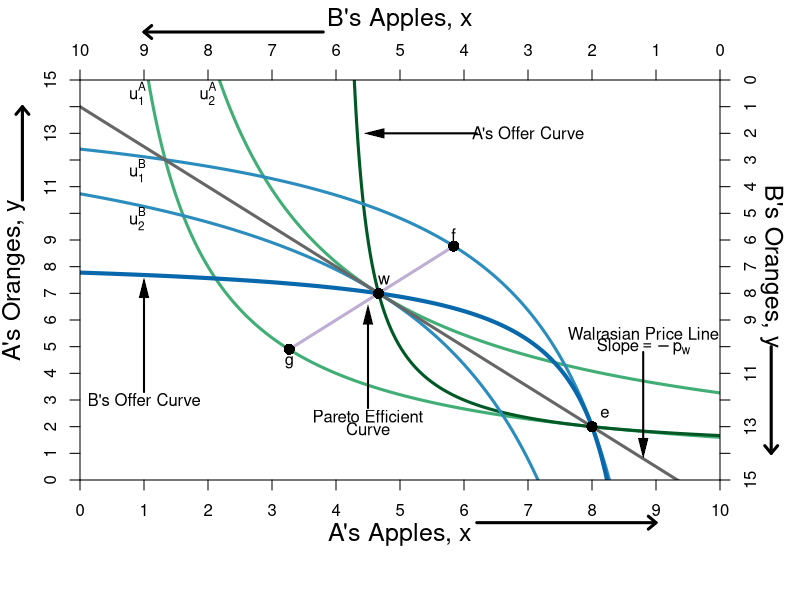

Write the R code that produced this figure.
#Graph Designer: Simon Halliday & Madeleine Wettach '20
#Authors: Bowles, Foley and Halliday
#Title: Microeconomics: Competition, Conflict and Coordination

#require(ggplot2)
require(shape)
pdf(file = "property/step_by_step_graphs_5/property_walras1_step5.pdf", width = 9, height = 7)

#Set parameters for graphics
axislabelsize <- 1.5
graphlinewidth <- 3

COL <- c("#7fc97f", "#beaed4", "#fdc086", "#ffff99", "#386cb0", "#f0027f", "#bf5b17", "#666666")
COLA <- c("#99d8c9","#66c2a4","#41ae76", "#238b45", "#005824")
COLB <- c("#4eb3d3", "#2b8cbe", "#0868ac","#084081")


indiffcurveA1 <- function(x, U = 4, A = 1, a = 0.5) {
  ((((U-2)/A)*(1/x)^a)^(1/(1-a)))
}

indiffcurveA2 <- function(x, U = 4, A = 1, a = 0.5) {
  (((U/A)*(1/x)^a)^(1/(1-a)))
}

indiffcurveA3 <- function(x, U = 5.715476, A = 1, a = 0.5) {
  (((U/A)*(1/x)^a)^(1/(1-a)))
}

indiffcurveA4 <- function(x, U = 6.984164, A = 1, a = 0.5) {
  ((((U)/A)*(1/x)^a)^(1/(1-a)))
}

paretoEC <- function(x) {
  (3/2)*x
}

OfferCurveA <- function(x) {
  x/(x  - 4)
}

mrsplot <- function(x) {
  (13/2)*(x/(9-x)^2)
}

OfferCurveB <- function(x) {
  15 - (13/2)*(10 - x)/(9 - x)
}

WalrasPrice <- function(x) {
  14 - (3/2)*x
}

#Deriving the offer curves: let py = 1
#wA = 8px + 2py = 8px + 2; Demand: x = w/2px => x = 4 + 1/px => px = 1/(x - 4)
#Offer curve is y = px*x => (1/(x-4))*x = x/(x-4) defined for x neq 4
#wA = 2px + 13py = 2px + 13; Demand: x = w/2px => x = 1 + 13/2px => px = 13/2(x - 1)
#B's Offer curve is y = px*x => (13/2)(1/(x-1))*x = (13/2)(x/(x-1)
#Therefore in terms of yA and xA:
#15 - y = (13/2)*(10 - x)/(10 - x - 1)
#Therefore y = 15 - (13/2)*(10-x)/(9 - x) defined for x neq 9
#The tangency of the indifference curve and the offer curve gives mrsplot
#Where mrsplot equals that offer curve, we get x = (3/17)*(51 - sqrt(221)) = 6.376576; 
#So y = 6.022321; therefore u = (6.376576^0.5)*(6.022321^0.5)

indiffcurveBneg1 <- function(x, U = 5.09, A = 1, a = 0.5) {
  15 - (((U/A)*(1/(10 - x))^a)^(1/(1-a)))
}

indiffcurveBneg2 <- function(x, U = 6.531973, A = 1, a = 0.5) {
  15 - (((U/A)*(1/(10 - x))^a)^(1/(1-a)))
}

#Aisha happens to have found 8 apples and 2 oranges, 
#and Betty happens to have found 2 apples and 13 oranges. 
#Aisha's utility (8^0.5)*(2^0.5) = 4
#Betty's utility (2^0.5)*(13^0.5) = 5.09



par(mar =  c(6, 4, 4, 4))
xlims <- c(0, 10)
ylims <- c(0, 15)
xlims2 <- c(10, 0)
ylims2 <- c(15, 0)

plot(0, 0, xlim = xlims, ylim = ylims, type = "n",
     xlab = expression(paste("A's Apples, ", x)),
     ylab = expression(paste("A's Oranges, ", y)), 
     line = 2.5,
     xaxt = "n", 
     yaxt = "n", 
     cex.lab = axislabelsize, 
     bty = "n",
     xaxs="i", 
     yaxs="i")


npts <- 500 
npts2 <- 501

#Specify the sequences of points for graphing. 
xx1 <- seq(xlims[1], xlims[2], length.out = npts)
yy1 <- indiffcurveA2(xx1, U = 4, A = 1, a = 0.5)
yy2 <- indiffcurveA2(xx1)

#Polygon Attempt
#polygon(x = c(1.34, 6, 8, 10 - 6.73), y = c(12, 9, 2, 15 - 10.1), col="powderblue", density=NULL, border = NA)

#I need something like xx1 with npts for 
#xpoly1 <- seq(from = 1.34, to = 8, length.out = 500)
#ypoly1 <- indiffcurveA2(xpoly1, U = 4, A = 1, a = 0.5)
#ypoly2 <- indiffcurveBneg(xpoly1, U = 5.09, A = 1, a = 0.5)
#polygon(x = c(xpoly1, rev(xpoly1)), y = c(ypoly1, rev(ypoly2)), col=COL[3], density=NULL, border = NA)
xx2 <- seq(4, xlims[2], length.out = npts)
xx3 <- seq(xlims[1], 9, length.out = npts)

#Draw the lines for the graphs
#lines(xx1, indiffcurveA1(xx1), col = COLA[3], lwd = graphlinewidth)
lines(xx1, indiffcurveA2(xx1), col = COLA[3], lwd = graphlinewidth)
lines(xx1, indiffcurveA3(xx1), col = COLA[3], lwd = graphlinewidth)
#lines(xx1, indiffcurveA4(xx1), col = COLA[3], lwd = graphlinewidth)
#lines(xx1, paretoEC(xx1), col = COL[2], lwd = graphlinewidth)
lines(xx2, OfferCurveA(xx2), col = COLA[5], lwd = graphlinewidth)

#lines(xx1, mrsplot(xx1), col = COL[1], lwd = graphlinewidth)
lines(xx1, indiffcurveBneg1(xx1), col = COLB[2], lwd = graphlinewidth)
lines(xx1, indiffcurveBneg2(xx1), col = COLB[2], lwd = graphlinewidth)

lines(xx3, OfferCurveB(xx3), col = COLB[3], lwd = graphlinewidth+1)
lines(xx1, WalrasPrice(xx1), col = COL[8], lwd = graphlinewidth)

#Customize ticks and labels for the plot
ticksy <- seq(from = 0, to = 15, by = 1)
ylabels <- seq(from = 0, to = 15, by = 1)
ticksx <- seq(from = 0, to = 10, by = 1)
xlabels <- seq(from = 0, to = 10, by = 1)
axis(1, at = ticksx, pos = 0, labels = xlabels)
axis(2, at = ticksy, pos = 0, labels = ylabels, las = 0)

#Add arrows:
arrows(-0.9, 10.5, -0.9, 14, xpd = TRUE, length = 0.1, angle = 40, lwd = 3)
arrows(6.2, -1.6, 9, -1.6, xpd = TRUE, length = 0.1, angle = 40, lwd = 3)

#Annotation of the three graphs and the NE
#text(9.6, 0.9, expression(u[1]^A))
text(0.9, 14.5, expression(u[1]^A))
text(2, 14.5, expression(u[2]^A))
#text(9.6, 5.9, expression(u[4]^A))

#Perhaps useful point to label the unused intersection of the participation constraints
#points(1.34, 12, pch = 16, col = "black", cex = 1.5)



#Pareto efficiency curve
segments(3.27, 4.9, 5.84, 8.77, lty = 1, lwd = graphlinewidth, col = COL[2])
text(4.5, 2.4, expression("Pareto Efficient"))
text(4.5, 1.9, expression("Curve"))
Arrows(4.5, 2.7, 4.5, 6.2, col = "black", lty = 1, lwd = 2, arr.type = "triangle", arr.lwd = 0.5)

#Label B's offer curve
text(1, 3, expression("B's Offer Curve"))
Arrows(1, 3.3, 1, 7.2, col = "black", lty = 1, lwd = 2, arr.type = "triangle", arr.lwd = 0.5)

# Price Line
text(7, 13, expression(paste("A's Offer Curve")))
Arrows(6.2, 13, 4.6, 13, col = "black", lty = 1, lwd = 2, arr.type = "triangle", arr.lwd = 0.5)


#Walrasian Price Line
text(8.8, 5.5, expression(paste("Walrasian Price Line")))
text(8.8, 5, expression(paste("Slope", phantom()==-p[w])))
Arrows(8.8, 4.8, 8.8, 1.2, col = "black", lty = 1, lwd = 2, arr.type = "triangle", arr.lwd = 0.5)


#Add a point for the initial endowment
points(14/3, 7, pch = 16, col = "black", cex = 1.5)
text(4.75, 7.5, expression(w))

#Set up second axes and labels

par(new = TRUE)

#Use the same x and ylims as previously, but with locations switched
xlims2 <- c(10, 0)
ylims2 <- c(15, 0)

#Leave the ylab and xlab blank to ensure no axes titles
plot(0, 0, xlim = xlims2, ylim = ylims2, type = "n",
     xlab = expression(paste("")),
     ylab = expression(paste("")),
     xaxt = "n", 
     yaxt = "n", 
     cex.lab = 1.3, 
     bty = "n",
     xaxs="i", 
     yaxs="i")

#Set up axes at sides 3 and 4 (top and right)
axis(side = 3, at = ticksx, pos = 0, labels = xlabels)
axis(side = 4, at = ticksy, pos = 0, labels = ylabels, las = 0)
mtext("B's Apples, x", side=3, line = 2.5, cex = axislabelsize)
text(-0.8, 7, expression(paste("B's Oranges, y")), xpd = TRUE, cex = axislabelsize, srt = 270) 

#Add arrows:
arrows(-0.8, 10, -0.8, 14, xpd = TRUE, length=0.1,angle=40,lwd=3)
arrows(6.2, -1.8, 9, -1.8, xpd = TRUE, length=0.1,angle=40,lwd=3)


#Functions for B's indifference curves
indiffcurveB1 <- function(x, U = 5.09, A = 1, a = 0.5) {
  ((((U-2)/A)*(1/x)^a)^(1/(1-a)))
}

indiffcurveB2 <- function(x, U = 5.09, A = 1, a = 0.5) {
  (((U/A)*(1/x)^a)^(1/(1-a)))
}

indiffcurveB3 <- function(x, U = 5.703502, A = 1, a = 0.5) {
  ((((U)/A)*(1/x)^a)^(1/(1-a)))
}

indiffcurveB4 <- function(x, U = 8.244574, A = 1, a = 0.5) {
  ((((U)/A)*(1/x)^a)^(1/(1-a)))
}




#lines(xx1, indiffcurveB1(xx1), col = COLB[3], lwd = graphlinewidth)
#lines(xx1, indiffcurveB2(xx1), col = COLB[3], lwd = graphlinewidth)
#lines(xx1, indiffcurveB3(xx1), col = COLB[3], lwd = graphlinewidth)
#lines(xx1, indiffcurveB4(xx1), col = COLB[3], lwd = graphlinewidth)

#Label B's indifference curves
text(9.1, 3.4, expression(u[1]^B))
text(9.1, 5.2, expression(u[2]^B))
#text(9.1, 4.6, expression(u[3]^B))
#text(9.1, 8.2, expression(u[4]^B))

#Add a point for the initial endowment
points(2, 13, pch = 16, col = "black", cex = 1.5)
text(1.8, 12.5, expression(e))




#Label a point on the middle of the curve
#points(5, 7.5, pch = 16, col = "black", cex = 1.5)
#text(5, 7, expression(i))

#(5^0.5)*(7.5^0.5) = 6.123724

#Add point for comparison to participation constraint
#points(6.2, 1.55, pch = 16, col = "black", cex = 1.5)
#text(6.1, 1.2, expression(d))


#Calculate TIOLI power allocation for B
#mrs(x,y) => pareto efficient curve is (3/2)x = y
#A's initital utility is 4 = u(8,2) = (8^0.5)*(2^0.5)
#Therefore substitute in the contract curve u_e^A = 4 = (x^A)^(0.5)(3/2*x^A)^0.5
# => x^A = 4/((3/2)^0.5) = 3.27 => x^B = 6.73
# => y^A = 3/2(x^A) = 4.9 => y^B = 10.1

#Add point g for B's TIOLI power
points(6.73, 10.1, pch = 16, col = "black", cex = 1.5)
text(6.73, 10.6, expression(g))

#Calculate TIOLI power allocation for A
#mrs(x,y) => pareto efficient curve is (3/2)x = y
#A's initital utility is 4 = u(8,2) = (8^0.5)*(2^0.5)
#Therefore substitute in the contract curve u_e^A = 4 = (x^A)^(0.5)(3/2*x^A)^0.5
# => x^B = 5.09/((3/2)^0.5) = 4.16 => x^A = 5.84
# => y^B = 3/2(x^B) = 6.23 => y^A = 8.77 
#=> u^A = (5.84^0.5)*(8.77^0.5) = 7.156591
#Add point f for A's TIOLI power
points(4.16, 6.23, pch = 16, col = "black", cex = 1.5)
text(4.16, 5.8, expression(f))


#Annotating B's endowment
##text(1.8, 12.5, expression(e))

#Annotating a point that is a Pareto improvement over e.
#points(3.623424, 8.977679, pch = 16, col = "black", cex = 1.5)
#text(3.623424, 8.4, expression(h))
#(2.94^0.5)*(12.76^0.5)

#Label Pareto Improving Lens
#text(7, 5, expression(paste("Pareto-Improving Lens")))

dev.off()
